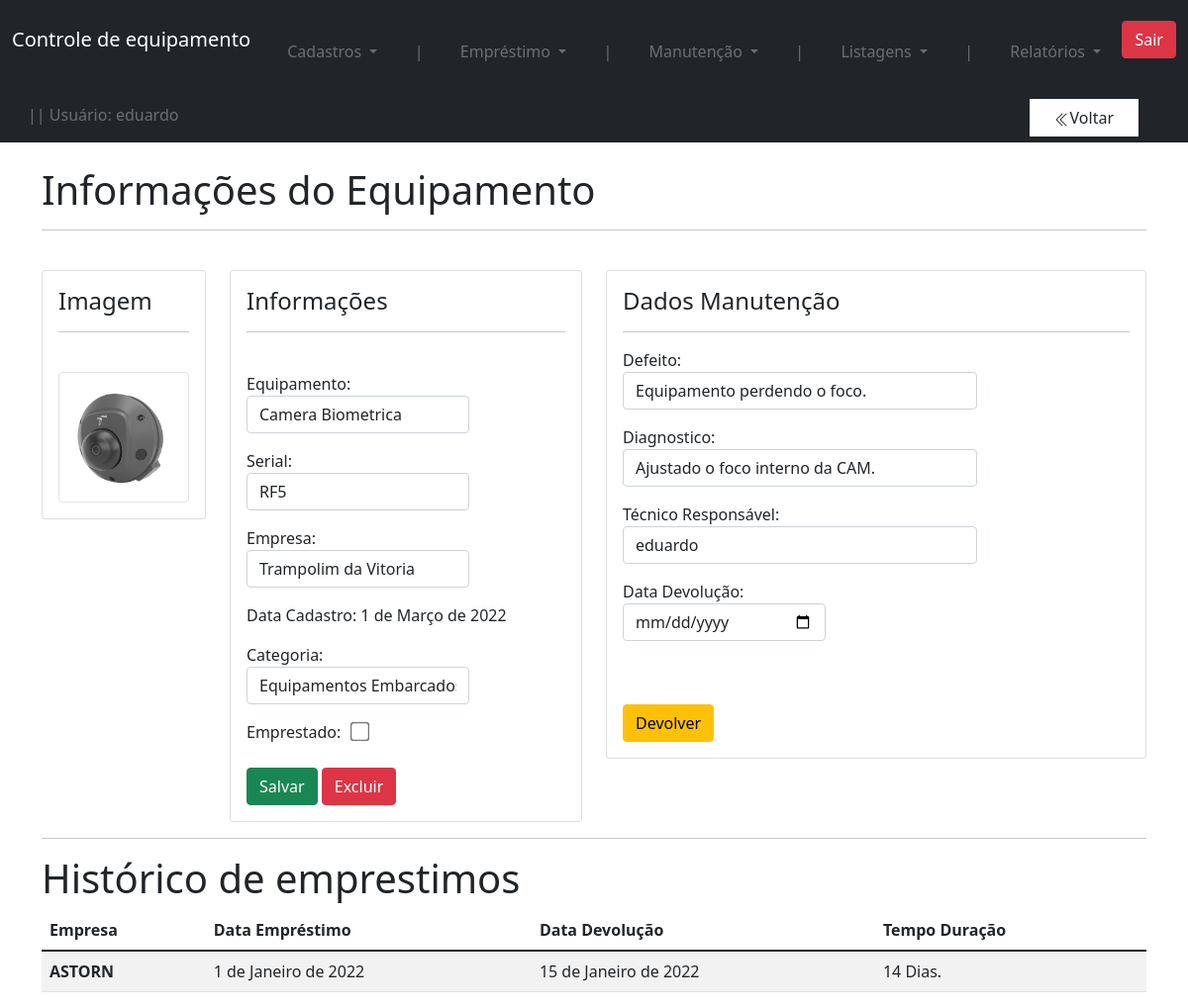
Before: /equipamento/ver_equipamento/5 (signed in) with the older database file.
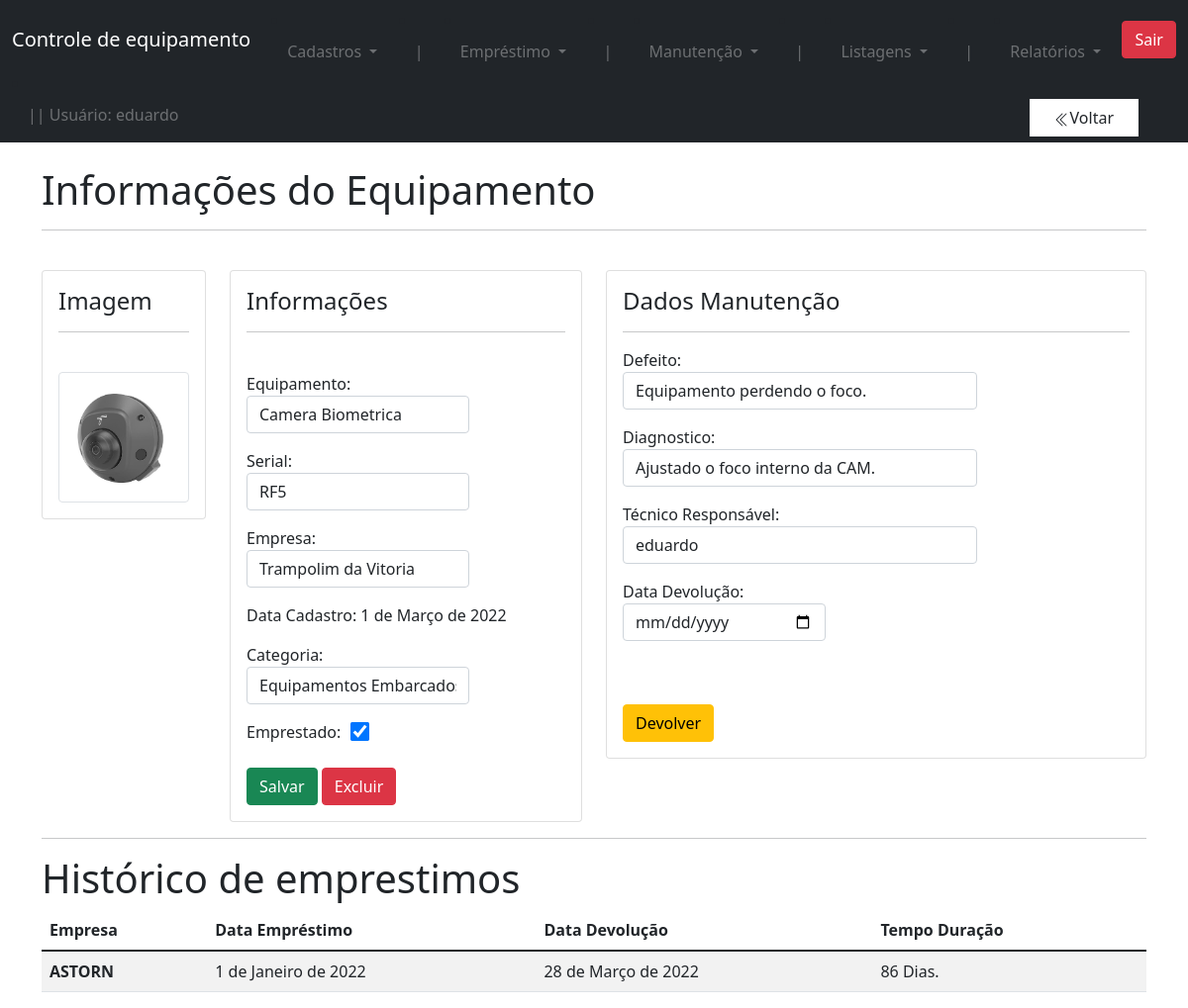
After: the same page with the newer database file.
### equipamento/models.py (models this page shows, shortened)
class Emprestimos(models.Model):
    empresa_responsavel = models.ForeignKey(Empresa, on_delete=models.DO_NOTHING)
    empresa_anonima = models.CharField(max_length=30, blank=True, null=True)
    data_emprestimo = models.DateField(blank=True, null=True)
    data_devolucao = models.DateField(blank=True, null=True)
    equipamentos = models.ForeignKey(Equipamentos, on_delete=models.DO_NOTHING)
    defeito = models.TextField()
    diagnostico = models.TextField()
    categoria = models.ForeignKey(Categoria, on_delete=models.DO_NOTHING)
    tecnico_responsavel = models.ForeignKey(settings.AUTH_USER_MODEL, on_delete=models.DO_NOTHING, blank=True, null=True)

class Empresa(models.Model):
    nome = models.CharField(max_length=60)
    responsavel = models.CharField(max_length=60)
    email = models.EmailField(max_length=60, blank=True, null=True)
    def __str__(self) -> str:
        return self.nome

### users/models.py (models this page shows)
class User(AbstractUser):
    pass

### equipamento/views.py (the view)
# urls.py: path('ver_equipamento/<int:id>', views.ver_equipamento, name = 'ver_equipamento'),
@login_required
def ver_equipamento(request, id):
    if request.user:
        equipamento = Equipamentos.objects.get(id = id)
        categoria_equipamento = Categoria.objects.all()
        emprestimos = Emprestimos.objects.filter(equipamentos = equipamento)
        form = CadastroEquipamento()
        return render(request, 'ver_equipamento.html', {'equipamento':equipamento,
                                                            'emprestimos':emprestimos,
                                                            'categoria_equipamento':categoria_equipamento,
                                                            'id_equipamento': id,
                                                            'form':form})
    else:
        return redirect('/equipamento/home/')

### equipamento/forms.py
class CadastroEquipamento(forms.ModelForm):
    class Meta:
        model = Equipamentos
        exclude = ('usuario',)

### equipamento/models.py (called while the page is built)
    def __str__(self) -> str:
        return self.nome

### equipamento/templatetags/filtros.py (called while the page is built)
@register.filter
def mostra_duracao(value1, value2):
    if all((isinstance(value1, date), isinstance(value2, date))):
        texto = (value1 - value2).days
        if texto == 1:
            return f'{texto} Dia.'
        else:
            return f'{texto} Dias.'
    else:
        return "Ainda não foi devolvido!"

### equipamento/templates/ver_equipamento.html (shortened to what the changed rows need)
{% extends 'base.html' %}
{% load filtros  %}
{% load static  %}
{% block conteudo %}
<div class='container'>
    <br>
    <h1>Informações do Equipamento</h1>
    <br>
    <div class="row">
        <div class="col-sm-4">
          <div class="card">
            <div class="card-body">
                <br>
                <form action="{% url 'editar_equipamento' %}" method="POST">
                    <p>
                        <label>Equipamento:</label>
                        <input style="width: 70%;" name="nome" type="text" class="form-control" value="{{equipamento.nome}}">
                    </p>
                    <p>
                        <label>Serial:</label>
                        <input style="width: 70%;" type="text" name="serial" class="form-control" value="{{equipamento.serial}}">
                    </p>
                    <p>
                        <label>Empresa:</label>
                        <input style="width: 70%;" type="text" name="empresa" class="form-control" value="{{equipamento.empresa}}">
                    </p>
                    <p>
                        <label>Data Cadastro:</label>
                        {{equipamento.data_cadastro}}
                    </p>
                    <p>
                        <label>Categoria:</label>
                        <select style="width: 70%;" class="form-control" name="categoria_id">
                        </select>
                    </p>
                    <label>Emprestado:&nbsp;&nbsp;</label>
                    {% if equipamento.emprestado%}
                    <input style="transform: scale(1.5);" checked type="checkbox" name="Emprestado">
                    {% else %}
                        <input style="transform: scale(1.5);" type="checkbox" name="Emprestado">
                    {% endif %}
                    <br>
                    <br>
                    <input type="submit" class="btn btn-success" value="Salvar">
                    <button type="button" class="btn btn-danger" data-bs-toggle="modal" data-bs-target="#myModal2">
                        Excluir
                    </button>
                </form>
            </div>
          </div>
        </div>
        <div class="col-sm-6">
          <div class="card">
                {% for emprestimo in emprestimos %}
                  <div class="card-body">
                    <form action="{% url 'devolver_equipamento' %}" method="POST">{% csrf_token %}
                        <h4>Dados Manutenção</h4>
                        <hr>
                      <p>
                          <label>Defeito:</label>
                          <input style="width: 70%;" type="text" name="defeito" class="form-control" value="{{emprestimo.defeito}}">
                      </p>
                      <p>
                          <label>Diagnostico:</label>
                          <input style="width: 70%;" type="textarea" name="diagnostico" class="form-control" value="{{emprestimo.diagnostico}}">
                      </p>
                      <p>
                          <label>Técnico Responsável:</label>
                          <input style="width: 70%;" type="text" name="tecnico_responsavel" class="form-control" value="{{emprestimo.tecnico_responsavel}}">
                      </p>
                      <p>
                        <label>Data Devolução:</label>
                        <input style="width: 40%;" type="date" name="data_devolucao" class="form-control" value="{{emprestimo.data_devolucao}}">
                      </p>
                {% endfor %}
                  <br>
                  <br>
                  <input type="submit" class="btn btn-warning" value="Devolver">
                  </div>
          </div>
        </div>
      </div>
    <h1>Histórico de emprestimos</h1>
    <table class="table table-striped">
        <thead>
          <tr>
            <th scope="col">Empresa</th>
            <th scope="col">Data Empréstimo</th>
            <th scope="col">Data Devolução</th>
            <th scope="col">Tempo Duração</th>
          </tr>
        </thead>
        <tbody>
            {% for i in emprestimos %}
                <tr>
                    {% if i.empresa_anonima == None %}
                        <th scope="row">{{i.empresa_responsavel}}</th>
                    {% else %}
                        <td>{{i.empresa_anonima}}</td>
                    {% endif %}
                    <td>{{i.data_emprestimo}}</td>
                    <td>{{i.data_devolucao}}</td>
                    <td>{{i.data_devolucao|mostra_duracao:i.data_emprestimo}}</td>
                </tr>
            {% endfor %}
        </tbody>
      </table>
{% endblock conteudo %}

Changed rows visible on the page:
changed Emprestimos "Equipamento perdendo o foco.": data_devolucao "15 de Janeiro de 2022" → "28 de Março de 2022"; data_devolucao|mostra_duracao "14 Dias." → "86 Dias."
Other visible differences:
form field Emprestado: (not shown) → "☑"
form field Emprestado: "☐" → (not shown)
